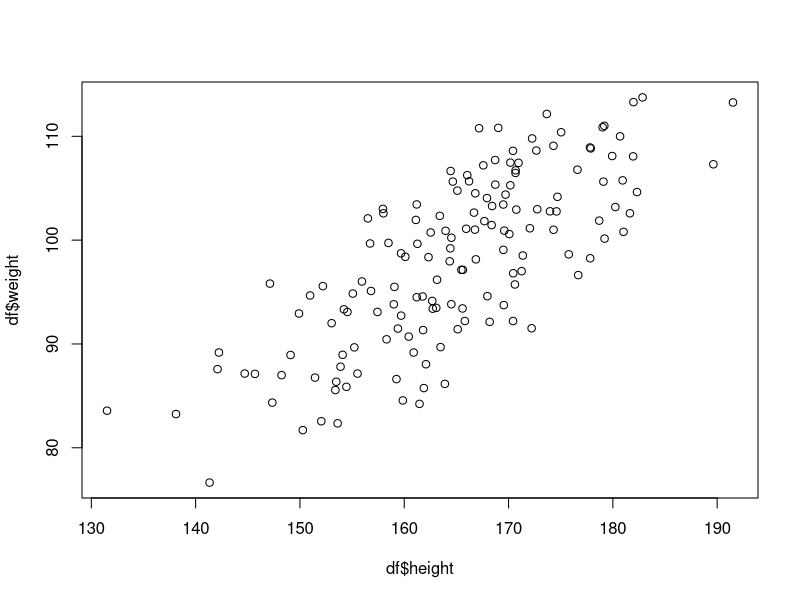
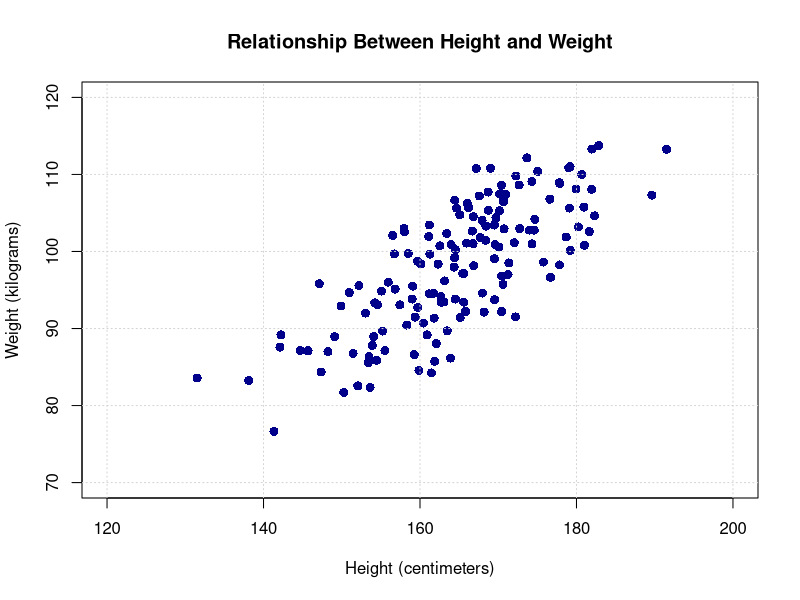
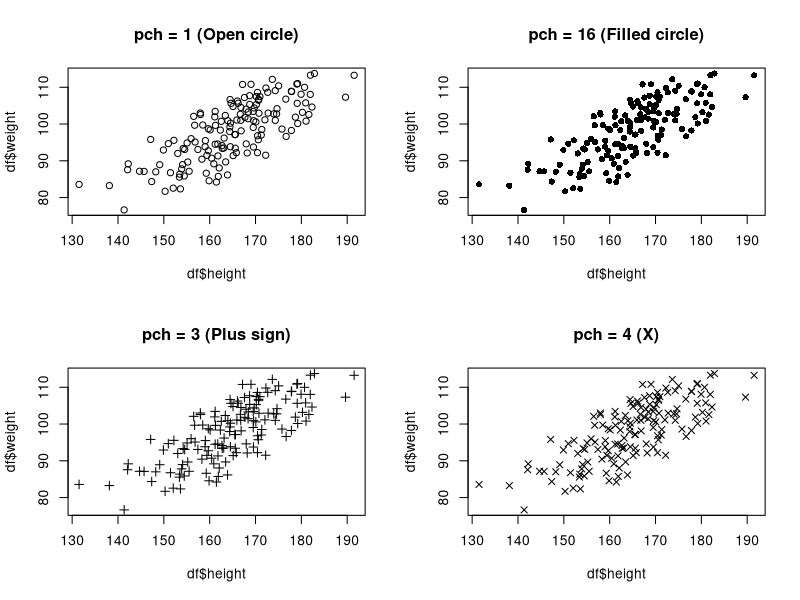
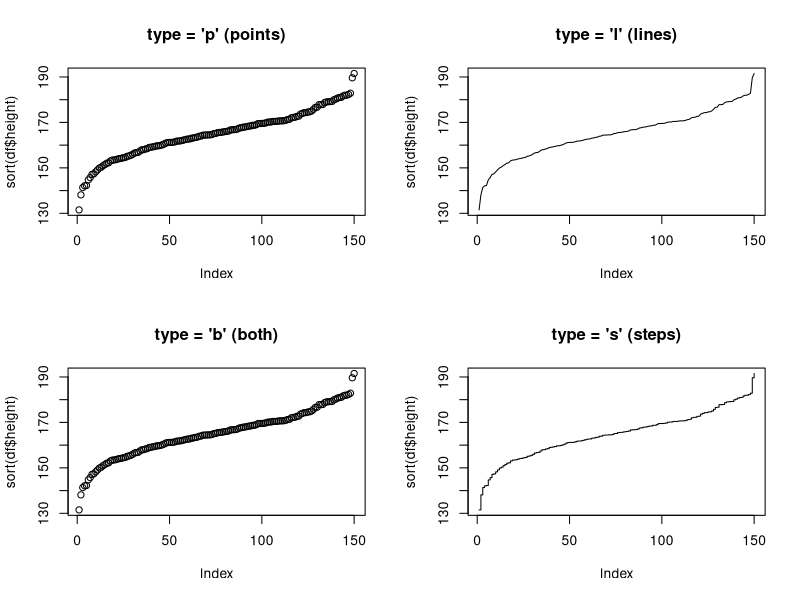
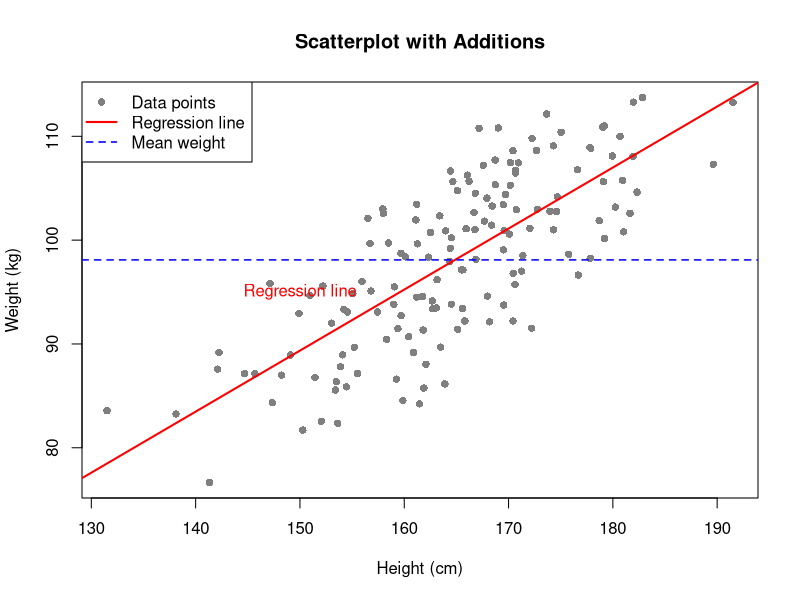
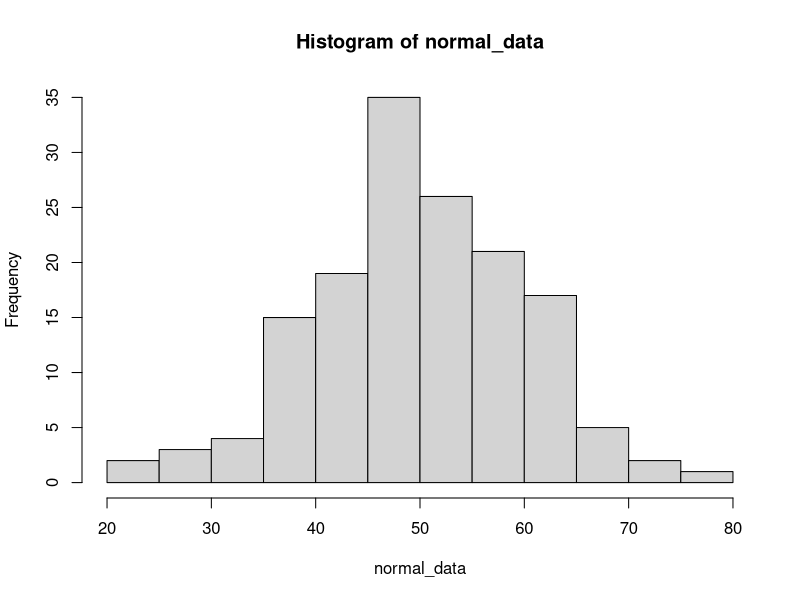
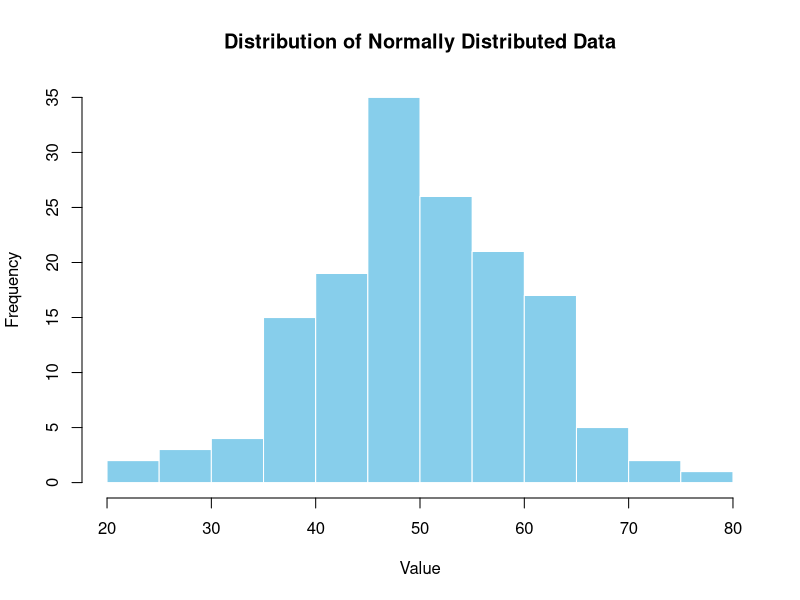
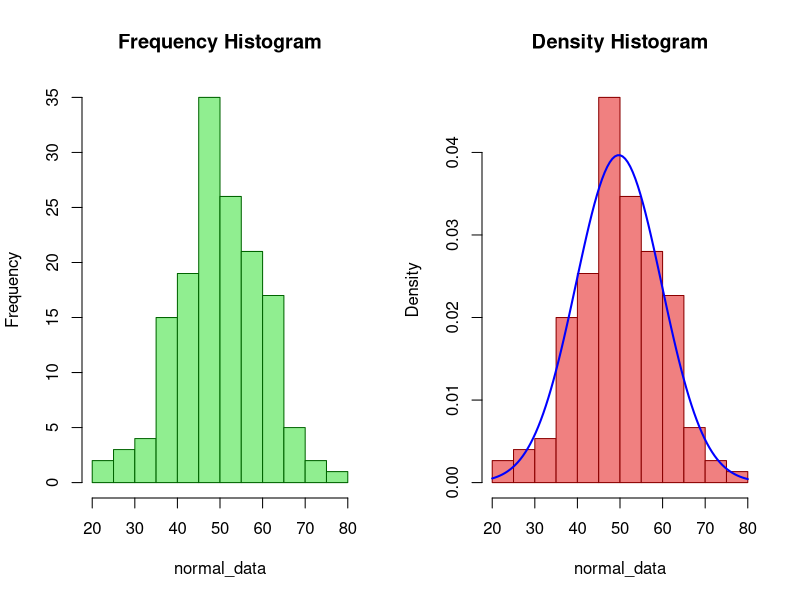

Recreate these plots in R, in order.
## ---- chunk 1
knitr::opts_chunk$set(echo = TRUE, warning=FALSE, message=FALSE)
## ---- chunk 2
# Set seed for reproducible results
set.seed(42)

# Create sample datasets with consistent lengths
n <- 150  # Set a common sample size

# Numeric data for histograms and boxplots
normal_data <- rnorm(n, mean = 50, sd = 10)  # Normally distributed
skewed_data <- rexp(n, rate = 0.05)          # Exponential distribution (Right-skewed data)

# Categorical data for barplots
categories <- c("Apple", "Banana", "Cherry", "Date", "Orange")
frequencies <- c(25, 40, 15, 30, 20)

# Two continuous variables for scatterplots (use same n)
height <- rnorm(n, mean = 165, sd = 10)
weight <- height * 0.6 + rnorm(n, mean = 0, sd = 5)  # Correlation with height

# Grouped data for boxplots (create 3 groups of equal size)
group_size <- n / 3  # 150/3 = 50
group_A <- rnorm(group_size, mean = 45, sd = 8)
group_B <- rnorm(group_size, mean = 55, sd = 10)
group_C <- rnorm(group_size, mean = 50, sd = 6)

# Combine into data frame for easy access
df <- data.frame(
  height = height,
  weight = weight,
  group = rep(c("A", "B", "C"), each = group_size),
  value = c(group_A, group_B, group_C)
)

# View first 3 rows
head(df, 3)

# Check dimensions
dim(df)
## ---- chunk 3
# Basic scatterplot
plot(df$height, df$weight)
## ---- chunk 4
# Enhanced scatterplot with all common arguments
plot(x = df$height, 
     y = df$weight,
     main = "Relationship Between Height and Weight",
     xlab = "Height (centimeters)",
     ylab = "Weight (kilograms)",
     col = "darkblue",
     pch = 16,
     cex = 1.2,
     xlim = c(120, 200),
     ylim = c(70, 120))
grid(col = "lightgray", lty = 3)  # Add grid lines
## ---- chunk 5
# Different point types (pch values)
par(mfrow = c(2, 2))  # Create 2x2 grid of plots

plot(df$height, df$weight, pch = 1, main = "pch = 1 (Open circle)")
plot(df$height, df$weight, pch = 16, main = "pch = 16 (Filled circle)")
plot(df$height, df$weight, pch = 3, main = "pch = 3 (Plus sign)")
plot(df$height, df$weight, pch = 4, main = "pch = 4 (X)")

par(mfrow = c(1, 1))  # Reset to single plot
## ---- chunk 6
# Different plot types
par(mfrow = c(2, 2))

# Points only (default)
plot(sort(df$height), type = "p", main = "type = 'p' (points)")

# Lines only
plot(sort(df$height), type = "l", main = "type = 'l' (lines)")

# Both points and lines
plot(sort(df$height), type = "b", main = "type = 'b' (both)")

# Stair steps
plot(sort(df$height), type = "s", main = "type = 's' (steps)")

par(mfrow = c(1, 1))
## ---- chunk 7
# Adding elements to existing plot
plot(df$height, df$weight, 
     main = "Scatterplot with Additions",
     xlab = "Height (cm)", 
     ylab = "Weight (kg)",
     col = "gray50", 
     pch = 16)

# Add a regression line (linear model)
abline(lm(weight ~ height, data = df), col = "red", lwd = 2)

# Add a horizontal line at mean weight
abline(h = mean(df$weight), col = "blue", lty = 2, lwd = 1.5)

# Add text annotation
text(x = 150, y = 95, labels = "Regression line", col = "red")

# Add legend
legend("topleft", 
       legend = c("Data points", "Regression line", "Mean weight"),
       col = c("gray50", "red", "blue"),
       pch = c(16, NA, NA),
       lty = c(NA, 1, 2),
       lwd = c(NA, 2, 1.5))
## ---- chunk 8
# Basic histogram
hist(normal_data)
## ---- chunk 9
# Enhanced histogram with common arguments
hist(normal_data,
     breaks = 15,
     main = "Distribution of Normally Distributed Data",
     xlab = "Value",
     ylab = "Frequency",
     col = "skyblue",
     border = "white")
## ---- chunk 10
# Comparing frequency vs. density
par(mfrow = c(1, 2))

# Frequency histogram (counts)
hist(normal_data, freq = TRUE, 
     main = "Frequency Histogram",
     col = "lightgreen", 
     border = "darkgreen")

# Density histogram (area = 1, like probability)
hist(normal_data, freq = FALSE, 
     main = "Density Histogram",
     col = "lightcoral", 
     border = "darkred")
# Add density curve
curve(dnorm(x, mean = mean(normal_data), sd = sd(normal_data)), 
      add = TRUE, col = "blue", lwd = 2)

par(mfrow = c(1, 1))
## ---- chunk 11
# Different bin specifications
par(mfrow = c(2, 2))

# Few bins (under-smoothing)
hist(skewed_data, breaks = 5, 
     main = "5 bins", 
     col = "lightyellow")

# Many bins (over-smoothing)
hist(skewed_data, breaks = 30, 
     main = "30 bins", 
     col = "lightyellow")

# Sturges formula (default)
hist(skewed_data, main = "Default (Sturges)", 
     col = "lightyellow")

# Custom break points
hist(skewed_data, breaks = seq(0, max(skewed_data) + 10, length.out = 10), 
     main = "Custom breaks (every 10)", 
     col = "lightyellow")

par(mfrow = c(1, 1))
## ---- chunk 12
# Histogram with additional features
hist(normal_data,
     breaks = 20,
     main = "Histogram with Summary Statistics",
     xlab = "Values",
     ylab = "Count",
     col = "steelblue",
     border = "white")

# Add mean and median lines
abline(v = mean(normal_data), col = "red", lwd = 3, lty = 1)
abline(v = median(normal_data), col = "blue", lwd = 3, lty = 2)

# Add text for statistics
text(x = mean(normal_data) + 5, y = 30, 
     labels = paste("Mean =", round(mean(normal_data), 2)), 
     col = "red")
text(x = median(normal_data) + 5, y = 28, 
     labels = paste("Median =", round(median(normal_data), 2)), 
     col = "blue")

# Add legend
legend("topright", 
       legend = c("Mean", "Median"),
       col = c("red", "blue"),
       lty = c(1, 2),
       lwd = 2)
## ---- chunk 13
# Basic barplot
barplot(frequencies)
## ---- chunk 14
# Enhanced barplot with labels
barplot(height = frequencies,
        names.arg = categories,
        main = "Fruit Preferences Survey",
        xlab = "Fruit Type",
        ylab = "Number of Preferences",
        col = "tomato",
        border = "darkred",
        las = 1)  # Horizontal y-axis labels
## ---- chunk 15
# Horizontal barplot
barplot(frequencies,
        names.arg = categories,
        main = "Horizontal Barplot",
        xlab = "Number of Preferences",
        ylab = "Fruit Type",
        col = "lightgreen",
        border = "darkgreen",
        horiz = TRUE,
        las = 1)
## ---- chunk 16
# Customizing bar colors (each bar different)
bar_colors <- c("red", "yellow", "purple", "brown", "blue")

barplot(frequencies,
        names.arg = categories,
        main = "Custom Colors for Each Bar",
        xlab = "Fruit Type",
        ylab = "Frequency",
        col = bar_colors,
        border = "black",
        las = 2,  # Vertical x-axis labels
        cex.names = 0.8)  # Smaller label size
## ---- chunk 17
# Grouped barplot (matrix input)
# Create monthly sales data for 2 products
months <- c("Jan", "Feb", "Mar", "Apr")
product_A <- c(120, 135, 140, 155)
product_B <- c(80, 95, 110, 125)
sales_matrix <- rbind(product_A, product_B)
colnames(sales_matrix) <- months

# Side-by-side bars
barplot(sales_matrix,
        beside = TRUE,
        main = "Monthly Sales by Product",
        xlab = "Month",
        ylab = "Sales (units)",
        col = c("steelblue", "lightcoral"),
        legend.text = c("Product A", "Product B"),
        args.legend = list(x = "topleft"),
        ylim = c(0, 200))
## ---- chunk 18
# Stacked barplot
barplot(sales_matrix,
        beside = FALSE,  # Stacked (default for matrix)
        main = "Stacked Monthly Sales",
        xlab = "Month",
        ylab = "Total Sales",
        col = c("steelblue", "lightcoral"),
        legend.text = c("Product A", "Product B"),
        args.legend = list(x = "topright"))
## ---- chunk 19
# Adding values on top of bars
bar_plot <- barplot(frequencies,
                    names.arg = categories,
                    main = "Barplot with Values",
                    xlab = "Fruit Type",
                    ylab = "Frequency",
                    col = "skyblue",
                    ylim = c(0, max(frequencies) + 5))

# Add text labels on bars
text(x = bar_plot, 
     y = frequencies + 1.5, 
     labels = frequencies, 
     cex = 1.2)
## ---- chunk 20
# Basic boxplot (single group)
boxplot(df$value)
## ---- chunk 21
# Enhanced boxplot
boxplot(df$value,
        main = "Overall Distribution",
        ylab = "Values",
        col = "lightblue",
        border = "darkblue",
        outcol = "red",
        outpch = 16)
## ---- chunk 22
# Grouped boxplots using formula
boxplot(value ~ group, data = df,
        main = "Distribution by Group",
        xlab = "Group",
        ylab = "Value",
        col = c("lightgreen", "lightblue", "lightcoral"),
        border = "darkgreen",
        outcol = "red",
        outpch = 16,
        notch = FALSE)  # Notches show confidence intervals
## ---- chunk 23
# Horizontal boxplots
boxplot(value ~ group, data = df,
        main = "Horizontal Boxplots",
        xlab = "Value",
        ylab = "Group",
        col = c("lightgreen", "lightblue", "lightcoral"),
        horizontal = TRUE,
        outpch = 16,
        outcol = "red")
## ---- chunk 24
# Notched boxplots (compare medians)
boxplot(value ~ group, data = df,
        main = "Notched Boxplots\n(Overlapping notches = no significant difference)",
        xlab = "Group",
        ylab = "Value",
        col = c("lightgreen", "lightblue", "lightcoral"),
        notch = TRUE,  # Add confidence interval notches
        outpch = 16,
        outcol = "red")
## ---- chunk 25
# Boxplots with variable width (proportional to sample size)
boxplot(value ~ group, data = df,
        main = "Variable Width Boxplots\n(Width proportional to sample size)",
        xlab = "Group",
        ylab = "Value",
        col = c("lightgreen", "lightblue", "lightcoral"),
        varwidth = TRUE,
        outpch = 16,
        outcol = "red")
## ---- chunk 26
# Customizing boxplot elements
boxplot(value ~ group, data = df,
        main = "Fully Customized Boxplot",
        xlab = "Treatment Groups",
        ylab = "Response Variable",
        col = "lightyellow",
        border = "darkorange",
        outcol = "darkred",
        outpch = 8,  # Asterisk for outliers
        outcex = 1.5,
        medcol = "darkgreen",  # Color of median line
        medlwd = 2,            # Width of median line
        whiskcol = "blue",     # Color of whiskers
        whisklty = 2,          # Dashed whiskers
        staplecol = "purple",  # Color of staples
        boxwex = 0.7)          # Width of boxes
## ---- chunk 27
# Multiple boxplots from different data sources
# Create a list of datasets
data_list <- list(
  "Normal" = rnorm(100, mean = 50, sd = 10),
  "Skewed" = rexp(100, rate = 0.05),
  "Bimodal" = c(rnorm(50, 40, 5), rnorm(50, 60, 5))
)

# Boxplot from a list
boxplot(data_list,
        main = "Comparing Different Distributions",
        xlab = "Distribution Type",
        ylab = "Values",
        col = c("lightblue", "lightgreen", "lightcoral"),
        outpch = 16,
        outcol = "red",
        ylim = c(0, 120))
## ---- chunk 28
# Set up 2x2 plotting grid
par(mfrow = c(2, 2))

# Plot 1: Scatterplot
plot(df$height, df$weight,
     main = "Scatterplot: Height vs Weight",
     xlab = "Height (cm)", ylab = "Weight (kg)",
     col = "darkblue", pch = 16, cex = 0.8)

# Plot 2: Histogram
hist(df$height,
     main = "Histogram: Height Distribution",
     xlab = "Height (cm)", ylab = "Frequency",
     col = "lightblue", border = "darkblue")

# Plot 3: Barplot
barplot(frequencies,
        names.arg = categories,
        main = "Barplot: Fruit Preferences",
        xlab = "Fruit", ylab = "Count",
        col = "tomato", border = "darkred",
        las = 2, cex.names = 0.8)

# Plot 4: Boxplot
boxplot(value ~ group, data = df,
        main = "Boxplot: Group Comparison",
        xlab = "Group", ylab = "Value",
        col = c("lightgreen", "lightblue", "lightcoral"),
        outpch = 16, outcol = "red")

# Reset to single plot
par(mfrow = c(1, 1))
## ---- chunk 29
# Your code here:
## ---- chunk 30
plot(seq_along(normal_data), normal_data,
     main = "Random Normal Distribution",
     xlab = "Index", 
     ylab = "Value",
     col = "blue", 
     cex = 1.2,
     pch = 16, 
     type = "b")
## ---- chunk 31
# Your code here:
## ---- chunk 32
hist(skewed_data,
     breaks = 25,
     main = "Skewed Distribution",
     xlab = "Values", ylab = "Frequency",
     col = "lightgreen", border = "darkgreen")

# Add median line
abline(v = median(skewed_data), col = "red", lwd = 2, lty = 2)
## ---- chunk 33
# Your code here:
## ---- chunk 34
months <- c("Jan", "Feb", "Mar", "Apr")
sales <- c(150, 220, 180, 250)

bp <- barplot(sales,
              names.arg = months,
              main = "Monthly Sales",
              xlab = "Month", ylab = "Sales ($)",
              col = "steelblue",
              ylim = c(0, 300))

text(x = bp, y = sales + 10, labels = sales, cex = 1.2)
## ---- chunk 35
# Your code here:
## ---- chunk 36
boxplot(group_A, group_B, group_C,
        main = "Group Comparison",
        xlab = "Values", ylab = "Group",
        col = c("lightblue", "lightgreen", "lightcoral"),
        horizontal = TRUE,
        notch = TRUE,
        names = c("Group A", "Group B", "Group C"))
